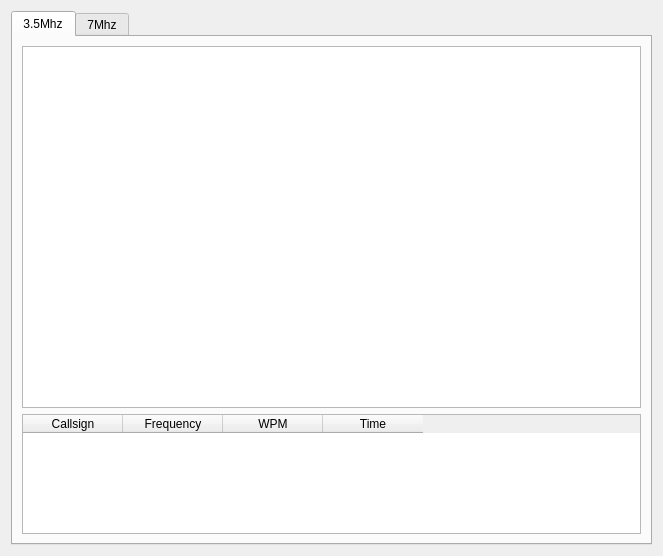
<?xml version="1.0" encoding="UTF-8"?>
<ui version="4.0">
 <class>Form</class>
 <widget class="QWidget" name="Form">
  <property name="geometry">
   <rect>
    <x>0</x>
    <y>0</y>
    <width>663</width>
    <height>556</height>
   </rect>
  </property>
  <property name="windowTitle">
   <string>Form</string>
  </property>
  <layout class="QVBoxLayout" name="verticalLayout_5" stretch="0">
   <item>
    <widget class="QTabWidget" name="tabWidget">
     <property name="currentIndex">
      <number>0</number>
     </property>
     <widget class="QWidget" name="tab35">
      <attribute name="title">
       <string>3.5Mhz</string>
      </attribute>
      <layout class="QVBoxLayout" name="verticalLayout_2" stretch="3,1">
       <item>
        <widget class="QGraphicsView" name="graphic35"/>
       </item>
       <item>
        <widget class="QTableWidget" name="table35">
         <property name="sortingEnabled">
          <bool>true</bool>
         </property>
         <property name="columnCount">
          <number>4</number>
         </property>
         <column>
          <property name="text">
           <string>Callsign</string>
          </property>
         </column>
         <column>
          <property name="text">
           <string>Frequency</string>
          </property>
         </column>
         <column>
          <property name="text">
           <string>WPM</string>
          </property>
         </column>
         <column>
          <property name="text">
           <string>Time</string>
          </property>
         </column>
        </widget>
       </item>
      </layout>
     </widget>
     <widget class="QWidget" name="tab7">
      <attribute name="title">
       <string>7Mhz</string>
      </attribute>
      <layout class="QVBoxLayout" name="verticalLayout" stretch="3,1">
       <item>
        <widget class="QGraphicsView" name="graphic7"/>
       </item>
       <item>
        <widget class="QTableWidget" name="table7"/>
       </item>
      </layout>
     </widget>
    </widget>
   </item>
  </layout>
 </widget>
 <resources/>
 <connections/>
</ui>
